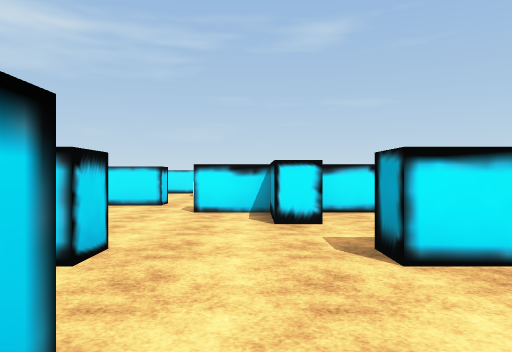
[1] (above)

24 first-person views from a walk through a 3-D level made in the Unity game engine. The camera is 1.4 m above the floor, looks level and sees 70° across. Doors are open. The floor is counted in squares, 2 m on a side. Each view is taken from the middle of a square. On the plan, view 1 faces up. The plan holds only what a view shows up to about 11 squares ahead; the rest is blank. Some surface patterns are stand-ins.

[2]
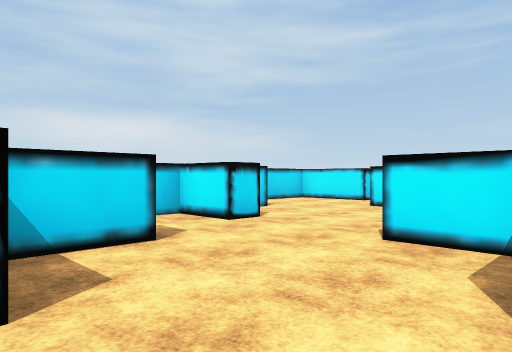

[3]
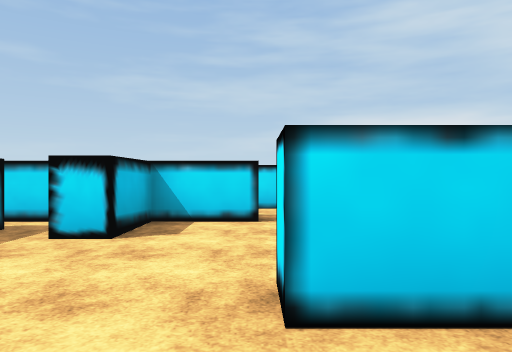

[4]
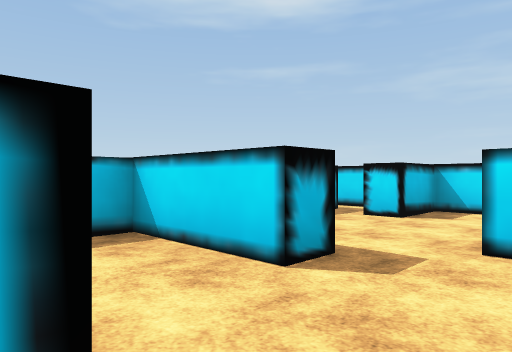

[5]
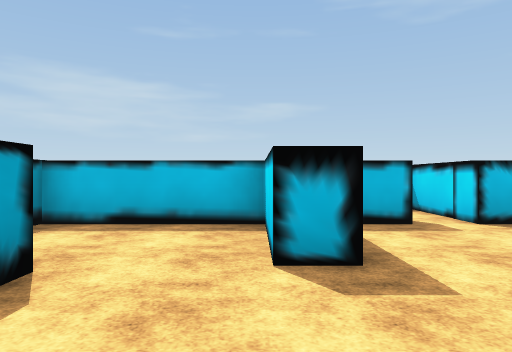

[6]
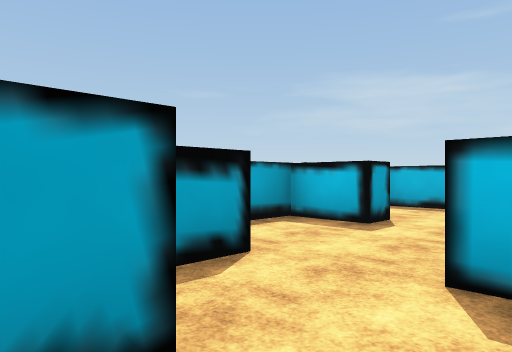

[7]
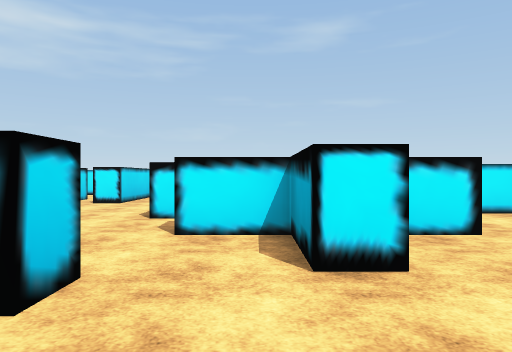

[8]
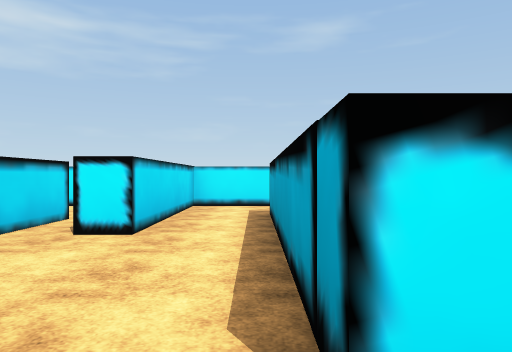

[9]
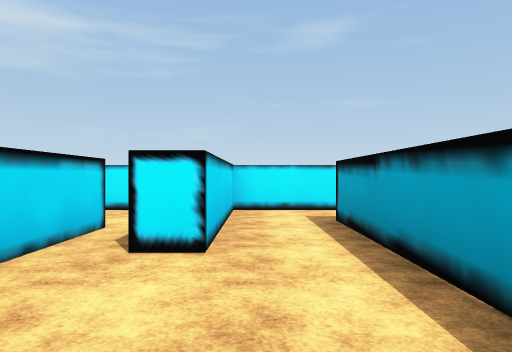

[10]
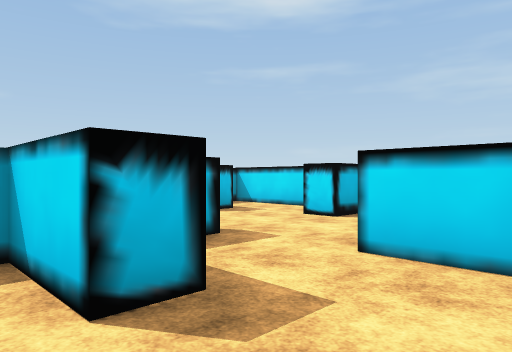

[11]
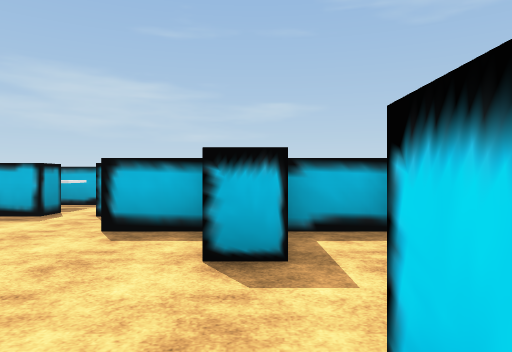

[12]
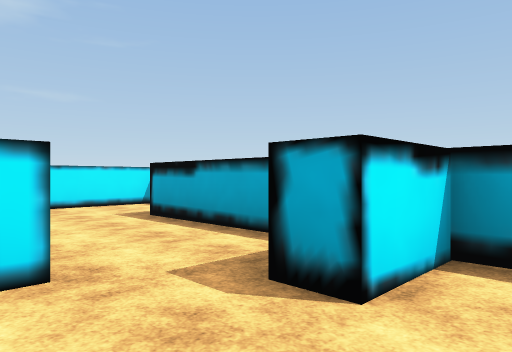

[13]
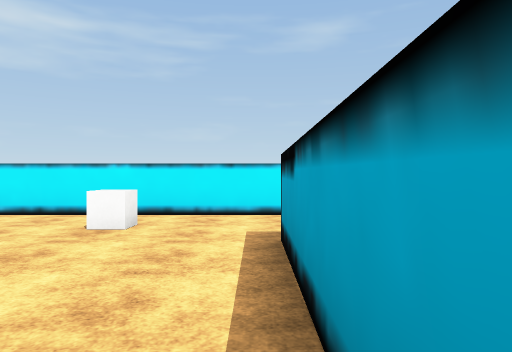

[14]
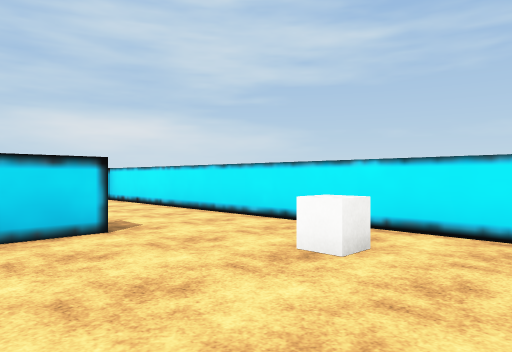

[15]
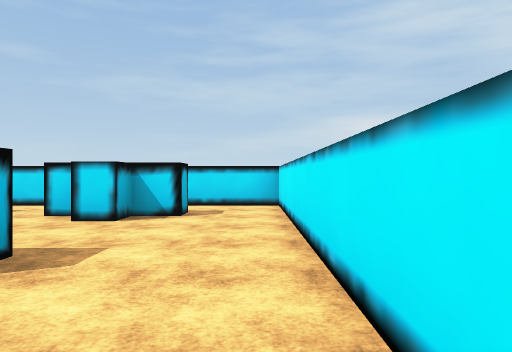

[16]
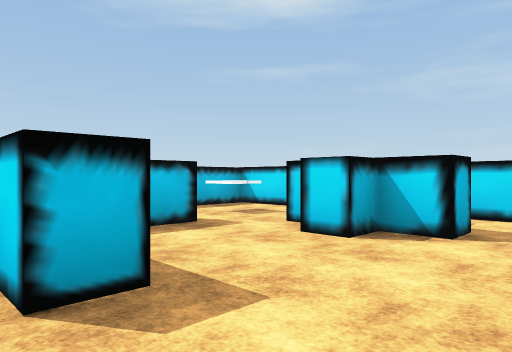

[17]
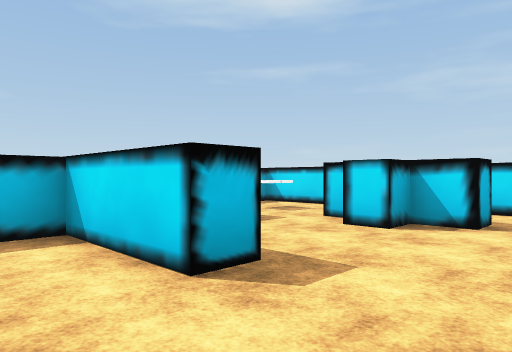

[18]
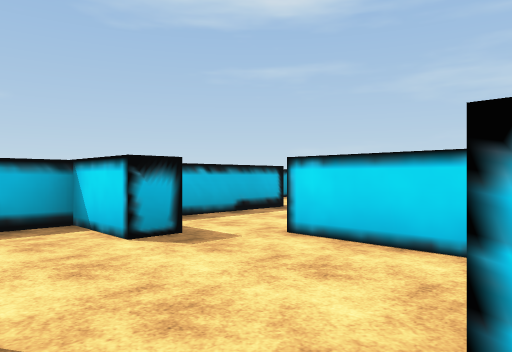

[19]
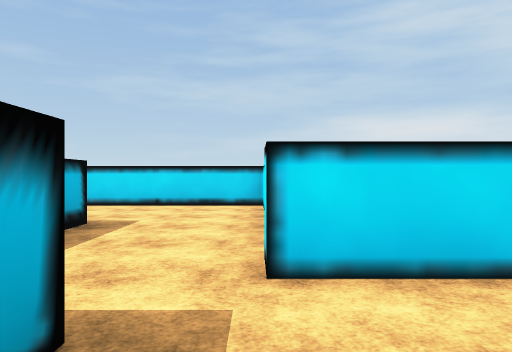

[20]
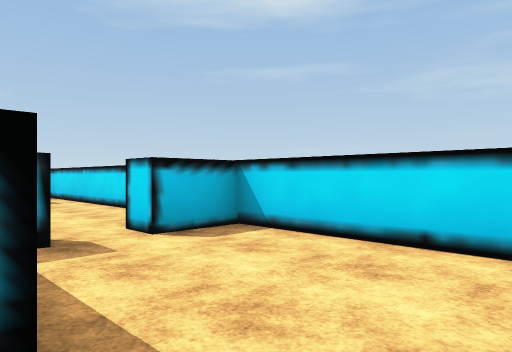

[21]
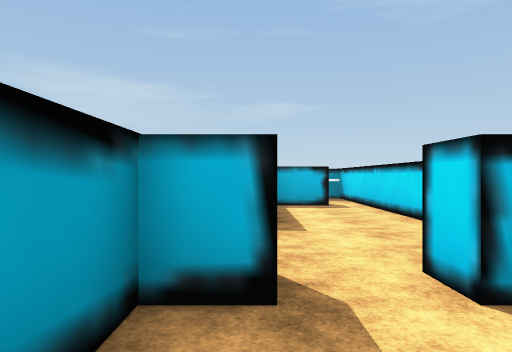

[22]
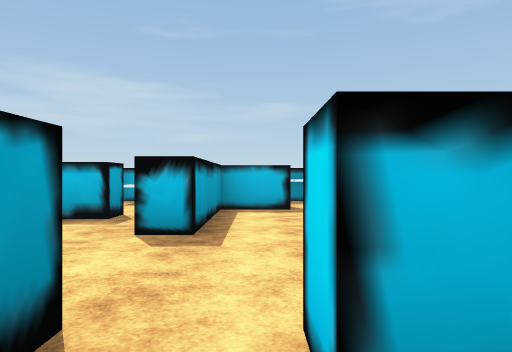

[23]
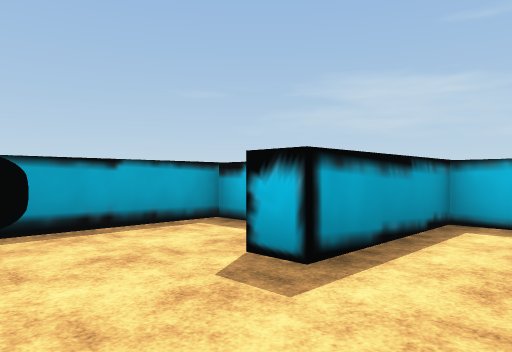

[24]
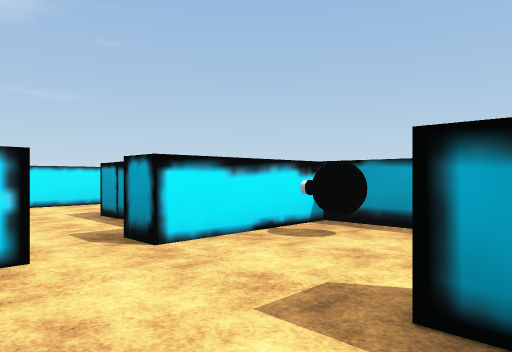

### Floor plan
Points are (right, up) in squares from view 1. A wall is a line through its corners. A room is listed if a view was taken in it or the views show most of it. See-through windows are left out.
Room 1 (views 1, 2)
walls: (2.7, -3) (2.7, -2.3) (3.5, -2.3); (0.1, -2.3) (1.8, -2.3) (1.8, -4.6); (3.3, 1.1) (2.6, 1.1); (-0.6, -2.1) (-0.6, -2.9); (-0.6, 1) (-0.6, -0.6) (1, -0.6) (1, -1.4); (2.7, -4.4) (2.7, -3.5); (2.4, 2.8) (1.1, 2.8); (2.9, -4.9) (3.7, -4.9)
ways out: opening at (4, 1) to room 2; opening at (0.3, 2) to room 4
Room 2 (views 3, 4, 5, 7)
walls: (6.6, 0.2) (6.6, 1) (8.1, 1) (8.1, 2); (4.1, 0.2) (4.9, 0.2) (4.9, -2.3) (8.1, -2.3); (7.1, 3.7) (6.4, 3.7) (6.4, 5.3) (5, 5.3); (3.3, 2.2) (3.3, 1.1); (3.3, 5.2) (3.3, 3.5) (4.9, 3.5) (4.9, 2.7)
ways out: opening at (4, 1) to room 1; opening at (4, 5) to room 3; opening at (7, 3)
Room 3 (views 6, 8, 9, 10)
walls: (2.4, 7) (1.2, 7); (4.7, 7) (4.3, 7) (4.3, 12.7); (1, 6.5) (1, 5.3); (1, 12) (1, 9.9); (2.6, 5.2) (3.3, 5.2); (5, 5.3) (5, 5.9); (4.7, 14.5) (2.5, 14.5) (2.5, 10.3) (1.7, 10.3)
ways out: opening at (4, 5) to room 2; opening at (2, 6) to room 4; opening at (5, 13.5)
Room 4 (view 11)
walls: (1.1, 2.8) (1.1, 3.5); (-1.3, 1) (-0.6, 1); (1, 5.3) (0.3, 5.3) (0.3, 7) (-1.2, 7); (-2.8, 5.2) (-2.8, 3.5) (-1.4, 3.5) (-1.4, 2.8) (-2.8, 2.8) (-2.8, -0.6) (-1.4, -0.6)
ways out: opening at (0.3, 2) to room 1; opening at (2, 6) to room 3; opening at (-2, 5.5) to room 5
Room 5 (views 12, 13, 14, 15, 16, 17, 18, 19)
walls: (-5.3, 11.9) (-4.5, 11.9) (-4.5, 9.4) (-3.8, 9.4); (-2.3, 9.4) (-2.3, 8.7) (-3.5, 8.7); (-4.5, 8.1) (-4.5, 6.2); (-7.4, 9.4) (-6.5, 9.4); (-7.7, 11.9) (-7.7, 11.1); (-8.4, 10.9) (-8.4, 10.2); (-8.4, 12.7) (-8.4, 11.9); (-1.2, 7) (-1.2, 7.7); (0.3, 8.4) (0.3, 12); (-9.4, 8.9) (-8.4, 8.9) (-8.4, 8); (-3.6, 5.2) (-2.8, 5.2); (1.7, 14.5) (-7.4, 14.5); (-10.6, 9.1) (-10.6, 6.9) (-9.1, 6.9)
low walls: (-1.7, 13.2) (-1.7, 12.8) (-2.2, 12.8)
ways out: opening at (-2, 5.5) to room 4; opening at (-4, 6) to room 6; opening at (-10, 11.5) to room 8; opening at (-8.5, 13.5) to room 8
Room 6 (views 20, 21, 22)
walls: (-6.3, 6.2) (-7.9, 6.2); (-8.3, 1) (-7.4, 1) (-7.4, 3.5) (-4.6, 3.5); (-10.6, 6.2) (-10.6, 1) (-9.2, 1); (-4.5, 6.2) (-5, 6.2)
ways out: opening at (-4, 6) to room 5; open door at (-8.7, 0.7) to room 7
Room 7 (views 23, 24)
walls: (-10.6, -2.5) (-10.6, -8); (-6.6, -4.8) (-6.6, -4) (-5.2, -4) (-5.2, 0.3) (-8.3, 0.3) (-8.3, 1); (-9.2, 1) (-9.2, 0.2); (-9.8, -5.7) (-8.3, -5.7) (-8.3, -2.3) (-7.5, -2.3); (-10.4, -7.4) (-9.9, -7.4)
ways out: open door at (-8.7, 0.7) to room 6; opening at (-8.5, -6)
objects: other object (-6, -1)
Room 8 (no view inside)
walls: (-9.1, 12.7) (-8.4, 12.7); (-8.4, 11.9) (-7.7, 11.9); (-7.4, 14.5) (-10.6, 14.5) (-10.6, 12.2)
ways out: opening at (-10, 11.5) to room 5; opening at (-8.5, 13.5) to room 5

Positions as (right, up) in squares from view 1, and headings:
1: (0, 0), facing up
2: (3, -1), facing up-left
3: (5, 1), facing left
4: (7, 2), facing down-left
5: (5, 3), facing down
6: (4, 6), facing down-right
7: (6, 1), facing up
8: (4, 6), facing up
9: (3, 7), facing up
10: (4, 7), facing down-left
11: (-1, 4), facing down
12: (-3, 6), facing up-right
13: (0, 8), facing up
14: (0, 10), facing up-left
15: (-2, 14), facing left
16: (-4, 14), facing down-left
17: (-3, 14), facing down-left
18: (-1, 9), facing down-left
19: (-2, 6), facing left
20: (-7, 5), facing down-left
21: (-8, 3), facing down
22: (-9, 2), facing down
23: (-10, 0), facing down-right
24: (-10, -3), facing up-right
